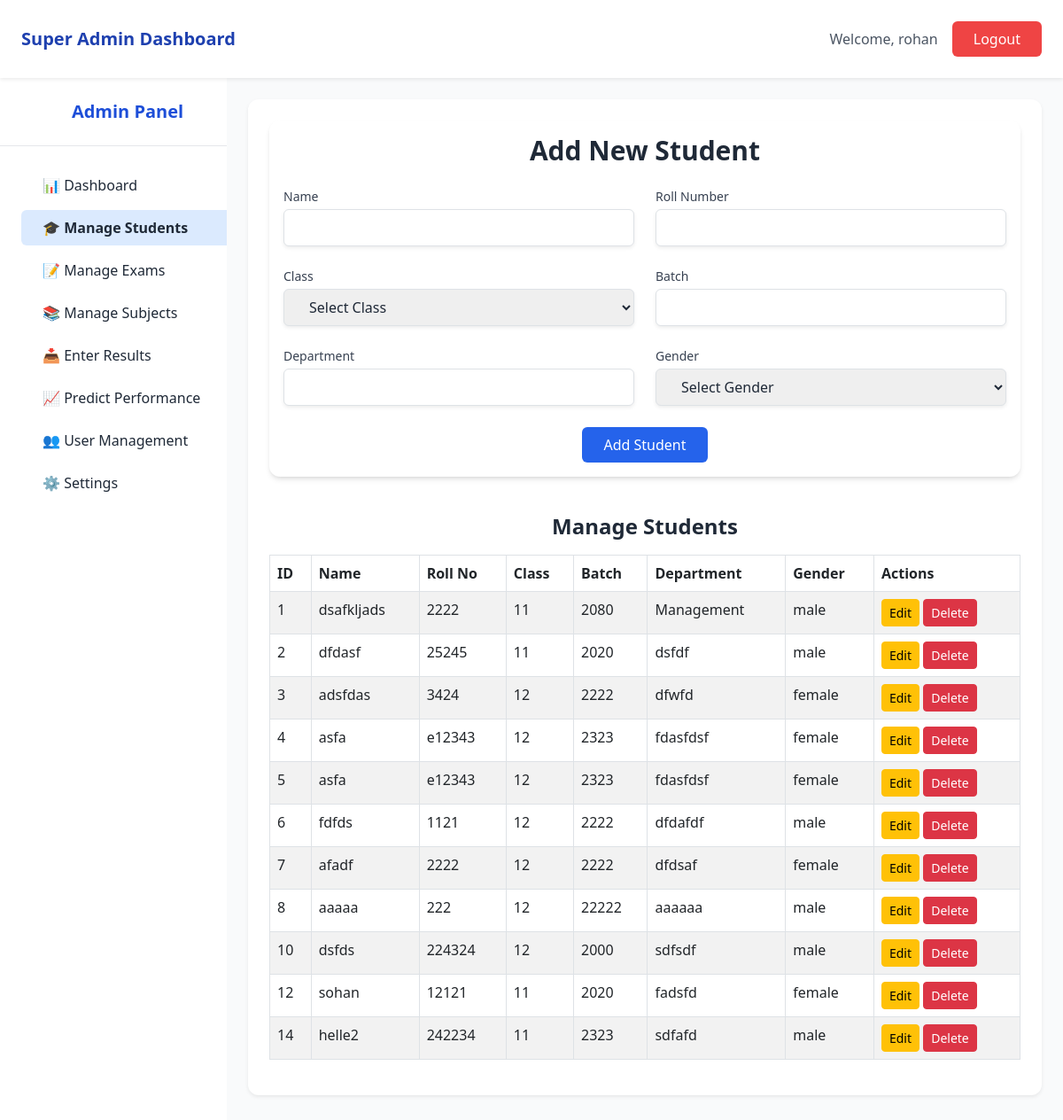
The app's page /app/superadmin/students/manage_students.php (signed in) with its own data.
### tables this page shows
CREATE TABLE `students` (
  `id` int(11) NOT NULL,
  `name` varchar(100) NOT NULL,
  `roll_no` varchar(20) DEFAULT NULL,
  `class` enum('11','12') NOT NULL,
  `batch` varchar(10) DEFAULT NULL,
  `department` varchar(50) DEFAULT NULL,
  `gender` enum('male','female','other') DEFAULT NULL
);

### app/superadmin/students/manage_students.php (called while the page is built, shortened)
<?php
require_once __DIR__ . '/../../classes/DB.php';
require_once __DIR__ . '/../../classes/StudentController.php';
$controller = new StudentController();
$students = $controller->getStudents();
include __DIR__ . '/../layout.php';

### app/classes/DB.php (called while the page is built, shortened)
<?php
class DB {
    private static $instance = null;
    private $host = "localhost";
    private $user = "root";
    private $pass = "";
    private $dbname = "srps";
    private function __construct() {
        $this->conn = new mysqli($this->host, $this->user, $this->pass, $this->dbname);
    }
    public static function getConnection() {
        if (self::$instance === null) {
            self::$instance = new DB();
        }
        return self::$instance->conn;
    }
}

### app/classes/StudentController.php (called while the page is built, shortened)
<?php
require_once 'DB.php';
class StudentController {
    private $conn;
    public function __construct() {
        $this->conn = DB::getConnection();
    }
public function getStudents() {
    $stmt = $this->conn->prepare("SELECT * FROM students");
    $stmt->execute();
    return $stmt->get_result();
}
}
?>

### app/superadmin/views/students_view.php (the view, shortened to what this page needs)
<div class="max-w-4xl mx-auto bg-white rounded-xl shadow-md mt-0 p-3 space-y-6">
    <h2 class="text-3xl font-semibold mb-3 text-center text-gray-800">Add New Student</h2>
    <form method="POST" action="/srps/app/superadmin/students/add_student_process.php" class="grid grid-cols-1 md:grid-cols-2 gap-6">
        <div>
            <label for="name" class="block text-sm font-medium text-gray-700">Name</label>
            <input type="text" name="name" id="name" required
                class="mt-1 block w-full px-4 py-2 border border-gray-300 rounded-md shadow-sm focus:ring-blue-500 focus:border-blue-500"
                value="<?= isset($_SESSION['formData']['name']) ? htmlspecialchars($_SESSION['formData']['name']) : '' ?>">
        </div>
        <div>
            <label for="roll_no" class="block text-sm font-medium text-gray-700">Roll Number</label>
            <input type="text" name="roll_no" id="roll_no" required
                class="mt-1 block w-full px-4 py-2 border border-gray-300 rounded-md shadow-sm focus:ring-blue-500 focus:border-blue-500"
                value="<?= isset($_SESSION['formData']['roll_no']) ? htmlspecialchars($_SESSION['formData']['roll_no']) : '' ?>">
        </div>
        <div>
            <label for="class" class="block text-sm font-medium text-gray-700">Class</label>
            <select name="class" id="class" required
                class="mt-1 block w-full px-4 py-2 border border-gray-300 rounded-md shadow-sm focus:ring-blue-500 focus:border-blue-500">
                <option value="">Select Class</option>
            </select>
        </div>
        <div>
            <label for="batch" class="block text-sm font-medium text-gray-700">Batch</label>
            <input type="text" name="batch" id="batch" required
                class="mt-1 block w-full px-4 py-2 border border-gray-300 rounded-md shadow-sm focus:ring-blue-500 focus:border-blue-500"
                value="<?= isset($_SESSION['formData']['batch']) ? htmlspecialchars($_SESSION['formData']['batch']) : '' ?>">
        </div>
        <div>
            <label for="department" class="block text-sm font-medium text-gray-700">Department</label>
            <input type="text" name="department" id="department" required
                class="mt-1 block w-full px-4 py-2 border border-gray-300 rounded-md shadow-sm focus:ring-blue-500 focus:border-blue-500"
                value="<?= isset($_SESSION['formData']['department']) ? htmlspecialchars($_SESSION['formData']['department']) : '' ?>">
        </div>
        <div>
            <label for="gender" class="block text-sm font-medium text-gray-700">Gender</label>
            <select name="gender" id="gender" required
                class="mt-1 block w-full px-4 py-2 border border-gray-300 rounded-md shadow-sm focus:ring-blue-500 focus:border-blue-500">
                <option value="">Select Gender</option>
            </select>
        </div>
        <div class="md:col-span-2 text-center">
            <button type="submit" class="inline-block w-full md:w-auto bg-blue-600 text-white px-6 py-2 rounded-md hover:bg-blue-700 transition duration-200">
                Add Student
            </button>
        </div>
    </form>
</div>
<div class="max-w-4xl mx-auto mt-10">
    <h2 class="text-2xl font-bold mb-3 text-center">Manage Students</h2>
    <?php if ($students && $students->num_rows > 0): ?>
        <table class="table table-bordered table-striped w-full">
            <thead>
                <tr>
                    <th>ID</th>
                    <th>Name</th>
                    <th>Roll No</th>
                    <th>Class</th>
                    <th>Batch</th>
                    <th>Department</th>
                    <th>Gender</th>
                    <th>Actions</th>
                </tr>
            </thead>
            <tbody>
                <?php while ($row = $students->fetch_assoc()): ?>
                    <tr>
                        <td><?= htmlspecialchars($row['id']) ?></td>
                        <td><?= htmlspecialchars($row['name']) ?></td>
                        <td><?= htmlspecialchars($row['roll_no']) ?></td>
                        <td><?= htmlspecialchars($row['class']) ?></td>
                        <td><?= htmlspecialchars($row['batch']) ?></td>
                        <td><?= htmlspecialchars($row['department']) ?></td>
                        <td><?= htmlspecialchars($row['gender']) ?></td>
                        <td>
                            <a href="/srps/app/superadmin/students/edit_student.php?id=<?= htmlspecialchars($row['id']) ?>" class="btn btn-sm btn-warning">Edit</a>
                            <a href="/srps/app/superadmin/students/delete_student.php?id=<?= htmlspecialchars($row['id']) ?>" class="btn btn-sm btn-danger" onclick="return confirm('Are you sure you want to delete this student?');">Delete</a>
                        </td>
                    </tr>
                <?php endwhile; ?>
            </tbody>
        </table>
    <?php else: ?>
        <p class="text-center text-gray-600">No students found.</p>
    <?php endif; ?>
</div>

### records on screen
students: id "1", name "dsafkljads", roll_no "2222", class "11", batch "2080", department "Management", gender "male"
students: id "2", name "dfdasf", roll_no "25245", class "11", batch "2020", department "dsfdf", gender "male"
students: id "3", name "adsfdas", roll_no "3424", class "12", batch "2222", department "dfwfd", gender "female"
students: id "4", name "asfa", roll_no "e12343", class "12", batch "2323", department "fdasfdsf", gender "female"
students: id "5", name "asfa", roll_no "e12343", class "12", batch "2323", department "fdasfdsf", gender "female"
students: id "6", name "fdfds", roll_no "1121", class "12", batch "2222", department "dfdafdf", gender "male"
students: id "7", name "afadf", roll_no "2222", class "12", batch "2222", department "dfdsaf", gender "female"
students: id "8", name "aaaaa", roll_no "222", class "12", batch "22222", department "aaaaaa", gender "male"
students: id "10", name "dsfds", roll_no "224324", class "12", batch "2000", department "sdfsdf", gender "male"
students: id "12", name "sohan", roll_no "12121", class "11", batch "2020", department "fadsfd", gender "female"
students: id "14", name "helle2", roll_no "242234", class "11", batch "2323", department "sdfafd", gender "male"

### other values on screen
$username "rohan"
